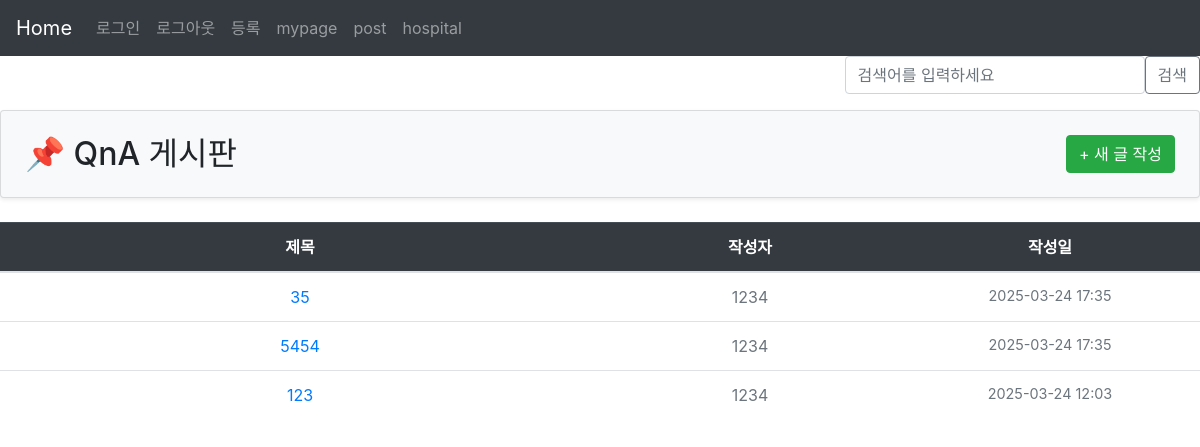
Page /post/ on the committed database.
### post/models.py (models this page shows, shortened)
class Post(models.Model):
    author = models.ForeignKey(User, on_delete=models.CASCADE)
    title = models.CharField(max_length=200)
    content = models.TextField()
    is_secret = models.BooleanField(default=False)
    created_at = models.DateTimeField(auto_now_add=True)
    updated_at = models.DateTimeField(auto_now=True)
    likes = models.ManyToManyField(User, related_name='liked_posts', blank=True)  # 추가

### post/views.py (the view)
# urls.py: path('', views.board, name='board'),  # 게시판 페이지
def board(request):
    query = request.GET.get('q', '')  # 검색어 받아오기
    if request.user.is_authenticated:
        posts = Post.objects.all()
    else:
        posts = Post.objects.filter(is_secret=False)
    if query:
        posts = posts.filter(
            Q(title__icontains=query) | Q(content__icontains=query)
        )
    posts = posts.order_by('-created_at')  # 정렬
    for post in posts:
        if post.is_secret and request.user != post.author and not request.user.has_perm('post.view_secret_post'):
            post.title = "비밀글"  # 비밀글은 제목을 '비밀글'로 변경
    return render(request, 'post/board.html', {'posts': posts})

### post/templates/post/board.html (shortened to what this page needs)
{% extends 'base.html' %}
{% block explain_contents %}
<form method="GET" action="{% url 'board' %}" class="d-flex justify-content-end mb-3">
    <input type="text" name="q" class="form-control me-2" style="max-width: 300px;" placeholder="검색어를 입력하세요" value="{{ query }}">
    <button type="submit" class="btn btn-outline-secondary">검색</button>
</form>
<div class="card p-4 mb-4 shadow-sm bg-light">
    <div class="d-flex justify-content-between align-items-center">
        <h2 class="mb-0 fw-bold">📌 QnA 게시판</h2>
        <a href="{% url 'create_post' %}" class="btn btn-success">+ 새 글 작성</a>
    </div>
</div>
<table class="table table-hover text-center align-middle">
    <colgroup>
        <col style="width: 50%">
        <col style="width: 25%">
        <col style="width: 25%">
    </colgroup>
    <thead class="table-dark">
        <tr>
            <th class="text-center">제목</th>
            <th class="text-center">작성자</th>
            <th class="text-center">작성일</th>
        </tr>
    </thead>
    <tbody>
        {% if posts %}
            {% for post in posts %}
            <tr>
                {% if post.is_secret and not user.is_authenticated %}
                    <td class="text-muted">🔒 비밀글</td>
                {% else %}
                    <td>
                        <a href="{% url 'post_detail' post.id %}" class="fw-bold text-decoration-none">
                            {{ post.title }}
                        </a>
                    </td>
                {% endif %}
                <td class="text-secondary">{{ post.author.username }}</td>
                <td class="text-secondary" style="font-size: 0.9rem;">
                    {{ post.created_at|date:"Y-m-d H:i" }}
                </td>
            </tr>
            {% endfor %}
        {% else %}
            <tr>
                <td colspan="3" class="text-center text-muted">등록된 게시글이 없습니다.</td>
            </tr>
        {% endif %}
    </tbody>
</table>
{% endblock explain_contents %}

### rows in the picture
Post: title "35", author.username "1234", created_at "2025-03-24 17:35"
Post: title "5454", author.username "1234", created_at "2025-03-24 17:35"
Post: title "123", author.username "1234", created_at "2025-03-24 12:03"
